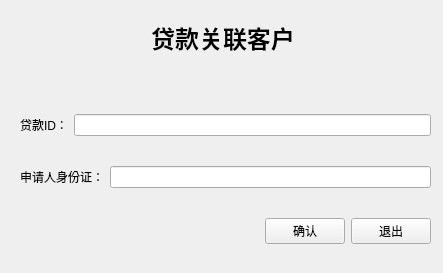
<?xml version="1.0" encoding="UTF-8"?>
<ui version="4.0">
 <class>Form</class>
 <widget class="QWidget" name="Form">
  <property name="geometry">
   <rect>
    <x>0</x>
    <y>0</y>
    <width>443</width>
    <height>273</height>
   </rect>
  </property>
  <property name="windowTitle">
   <string>Form</string>
  </property>
  <widget class="QLabel" name="label">
   <property name="geometry">
    <rect>
     <x>130</x>
     <y>20</y>
     <width>186</width>
     <height>34</height>
    </rect>
   </property>
   <property name="text">
    <string>&lt;html&gt;&lt;head/&gt;&lt;body&gt;&lt;p align=&quot;center&quot;&gt;&lt;span style=&quot; font-size:18pt; font-weight:600;&quot;&gt;贷款关联客户&lt;/span&gt;&lt;/p&gt;&lt;/body&gt;&lt;/html&gt;</string>
   </property>
  </widget>
  <widget class="QWidget" name="">
   <property name="geometry">
    <rect>
     <x>20</x>
     <y>90</y>
     <width>411</width>
     <height>181</height>
    </rect>
   </property>
   <layout class="QVBoxLayout" name="verticalLayout">
    <item>
     <layout class="QHBoxLayout" name="horizontalLayout">
      <item>
       <widget class="QLabel" name="label_2">
        <property name="text">
         <string>贷款ID：</string>
        </property>
       </widget>
      </item>
      <item>
       <widget class="QLineEdit" name="lineEdit"/>
      </item>
     </layout>
    </item>
    <item>
     <layout class="QHBoxLayout" name="horizontalLayout_4">
      <item>
       <widget class="QLabel" name="label_5">
        <property name="text">
         <string>申请人身份证：</string>
        </property>
       </widget>
      </item>
      <item>
       <widget class="QLineEdit" name="lineEdit_3"/>
      </item>
     </layout>
    </item>
    <item>
     <layout class="QHBoxLayout" name="horizontalLayout_6">
      <item>
       <spacer name="horizontalSpacer">
        <property name="orientation">
         <enum>Qt::Horizontal</enum>
        </property>
        <property name="sizeHint" stdset="0">
         <size>
          <width>40</width>
          <height>20</height>
         </size>
        </property>
       </spacer>
      </item>
      <item>
       <layout class="QHBoxLayout" name="horizontalLayout_5">
        <item>
         <widget class="QPushButton" name="pushButton">
          <property name="text">
           <string>确认</string>
          </property>
         </widget>
        </item>
        <item>
         <widget class="QPushButton" name="pushButton_2">
          <property name="text">
           <string>退出</string>
          </property>
         </widget>
        </item>
       </layout>
      </item>
     </layout>
    </item>
   </layout>
  </widget>
 </widget>
 <resources/>
 <connections>
  <connection>
   <sender>pushButton_2</sender>
   <signal>clicked()</signal>
   <receiver>Form</receiver>
   <slot>close()</slot>
   <hints>
    <hint type="sourcelabel">
     <x>415</x>
     <y>243</y>
    </hint>
    <hint type="destinationlabel">
     <x>438</x>
     <y>238</y>
    </hint>
   </hints>
  </connection>
 </connections>
</ui>
